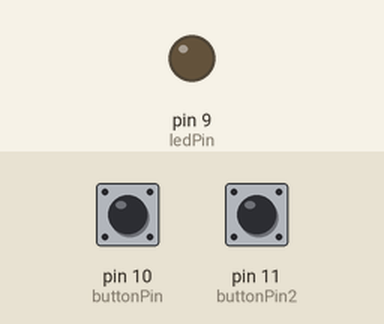
Recording of a sketch running on a simulated Arduino Uno, built with avr-gcc and run on an emulated ATmega328P. On the bench: output pins drawn as LEDs (lit = HIGH). Inputs (shaded band) come from the test bench; at power-on: pin 10 (buttonPin) LOW, pin 11 (buttonPin2) LOW.

Above: at 1.2 s.
1.3 s: pin 10 (buttonPin) pulled HIGH for 0.15 s
At 1.7 s:
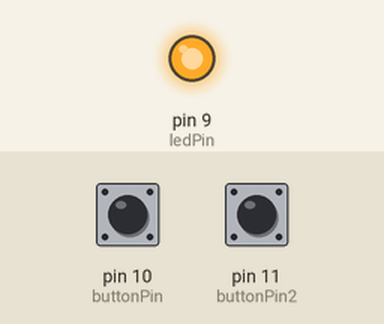
2.9 s: pin 11 (buttonPin2) pulled HIGH for 0.15 s
At 4.1 s:
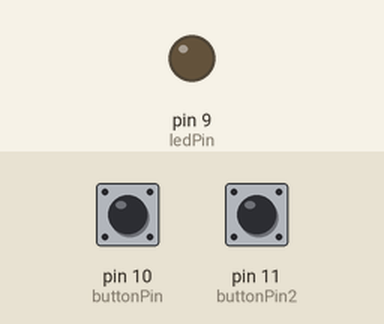
4.5 s: pin 10 (buttonPin) pulled HIGH for 1 s
At 5.4 s:
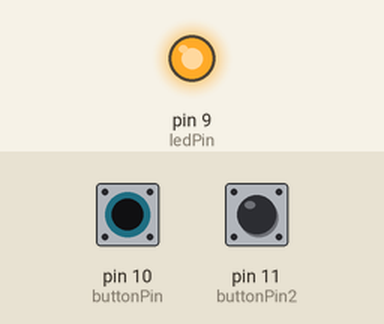
Timing chart, 0 to 7.5 s (numbered marks = the images above; inputs shaded):
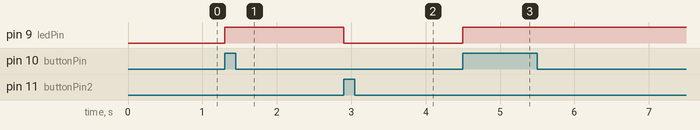

The sketch:

buttons_and_light.ino
```cpp
const int ledPin=9;
const int buttonPin=10;
const int buttonPin2=11;
void setup() {
  pinMode(ledPin,OUTPUT);
  pinMode(buttonPin,INPUT);
  pinMode(buttonPin2,INPUT);
}

void loop() {
   int deger=digitalRead(buttonPin);
   int deger2=digitalRead(buttonPin2);
   if(deger==HIGH)
    digitalWrite(ledPin,HIGH);
   else if(deger2==HIGH)
    digitalWrite(ledPin,LOW);
}
 //bu devrede bir tusa basıyorken aciliyor diger tusa basilinca kapaniyor
 //fakat ayni tusla acma ve kapama mevcut degil 
```

Measured:
- after the input at 1.3 s, pin 9 (ledPin): LOW → HIGH at once
- after the input at 2.9 s, pin 9 (ledPin): HIGH → LOW at once
- after the input at 4.5 s, pin 9 (ledPin): LOW → HIGH at once
